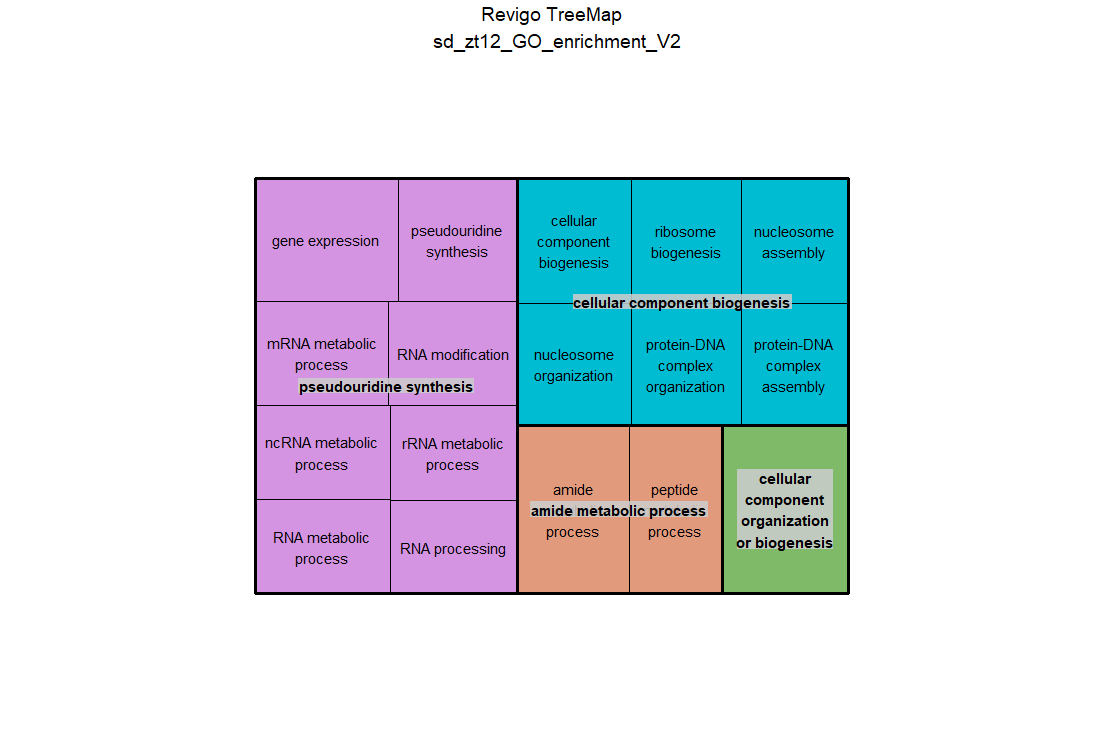

This chart was generated by the following R code:
# A treemap R script produced by the Revigo server at http://revigo.irb.hr/
# If you found Revigo useful in your work, please cite the following reference:
# Supek F et al. "REVIGO summarizes and visualizes long lists of Gene Ontology
# terms" PLoS ONE 2011. doi:10.1371/journal.pone.0021800

# author: Anton Kratz <anton.kratz@gmail.com>, RIKEN Omics Science Center, Functional Genomics Technology Team, Japan
# created: Fri, Nov 02, 2012  7:25:52 PM
# last change: Fri, Nov 09, 2012  3:20:01 PM

# -----------------------------------------------------------------------------
# If you don't have the treemap package installed, uncomment the following line:
# install.packages( "treemap" );
library(treemap) 								# treemap package by Martijn Tennekes

# Set the working directory if necessary
# setwd("C:/Users/username/workingdir");

# --------------------------------------------------------------------------
# Here is your data from Revigo. Scroll down for plot configuration options.

revigo.names <- c("term_ID","description","frequency","uniqueness","dispensability","representative");
revigo.data <- rbind(c("GO:0001522","pseudouridine synthesis",0.33551850101541647,0.6743905549814222,0,"pseudouridine synthesis"),
c("GO:0006396","RNA processing",4.055292831628201,0.5404541238735192,0.53354483,"pseudouridine synthesis"),
c("GO:0009451","RNA modification",2.050454036972228,0.6097921271615555,0.42056531,"pseudouridine synthesis"),
c("GO:0010467","gene expression",9.706370753664654,0.8073805134744669,0.14717947,"pseudouridine synthesis"),
c("GO:0016070","RNA metabolic process",13.53069692267082,0.5793514297830171,0.5079932,"pseudouridine synthesis"),
c("GO:0016071","mRNA metabolic process",1.3064539347919566,0.6312717256638867,0.34470342,"pseudouridine synthesis"),
c("GO:0016072","rRNA metabolic process",1.1833519865547792,0.5547585031939364,0.394218,"pseudouridine synthesis"),
c("GO:0034660","ncRNA metabolic process",3.769763500568378,0.5854946718725174,0.48276415,"pseudouridine synthesis"),
c("GO:0043603","amide metabolic process",6.518961624921768,0.864970445063439,0.0870141,"amide metabolic process"),
c("GO:0006518","peptide metabolic process",5.3920715559926595,0.7134190531993728,0.12977678,"amide metabolic process"),
c("GO:0044085","cellular component biogenesis",4.796572117984153,0.6533450528012851,0.01119147,"cellular component biogenesis"),
c("GO:0006334","nucleosome assembly",0.09057190085107651,0.6155681136827972,0.66833899,"cellular component biogenesis"),
c("GO:0034728","nucleosome organization",0.09438037776897892,0.6392448215837132,0.67893359,"cellular component biogenesis"),
c("GO:0042254","ribosome biogenesis",1.6536972228253697,0.630877251257579,0.59874765,"cellular component biogenesis"),
c("GO:0065004","protein-DNA complex assembly",0.1970396193359134,0.5981067331142274,0.65956535,"cellular component biogenesis"),
c("GO:0071824","protein-DNA complex organization",1.1399652853171207,0.6119261491549876,0.56909375,"cellular component biogenesis"),
c("GO:0071840","cellular component organization or biogenesis",9.440442605554349,0.9729258007770957,0.01811084,"cellular component organization or biogenesis"));

stuff <- data.frame(revigo.data);
names(stuff) <- revigo.names;

stuff$frequency <- as.numeric( as.character(stuff$frequency) );
stuff$uniqueness <- as.numeric( as.character(stuff$uniqueness) );
stuff$dispensability <- as.numeric( as.character(stuff$dispensability) );


# check the tmPlot command documentation for all possible parameters - there are a lot more
treemap(
  stuff,
  index = c("representative","description"),
  vSize = "uniqueness",
  type = "categorical",
  vColor = "representative",
  title = "Revigo TreeMap
  sd_zt12_GO_enrichment_V2",
  inflate.labels = FALSE,      # set this to TRUE for space-filling group labels - good for posters
  lowerbound.cex.labels = 0,   # try to draw as many labels as possible (still, some small squares may not get a label)
  position.legend = "none"
)

dev.off()
